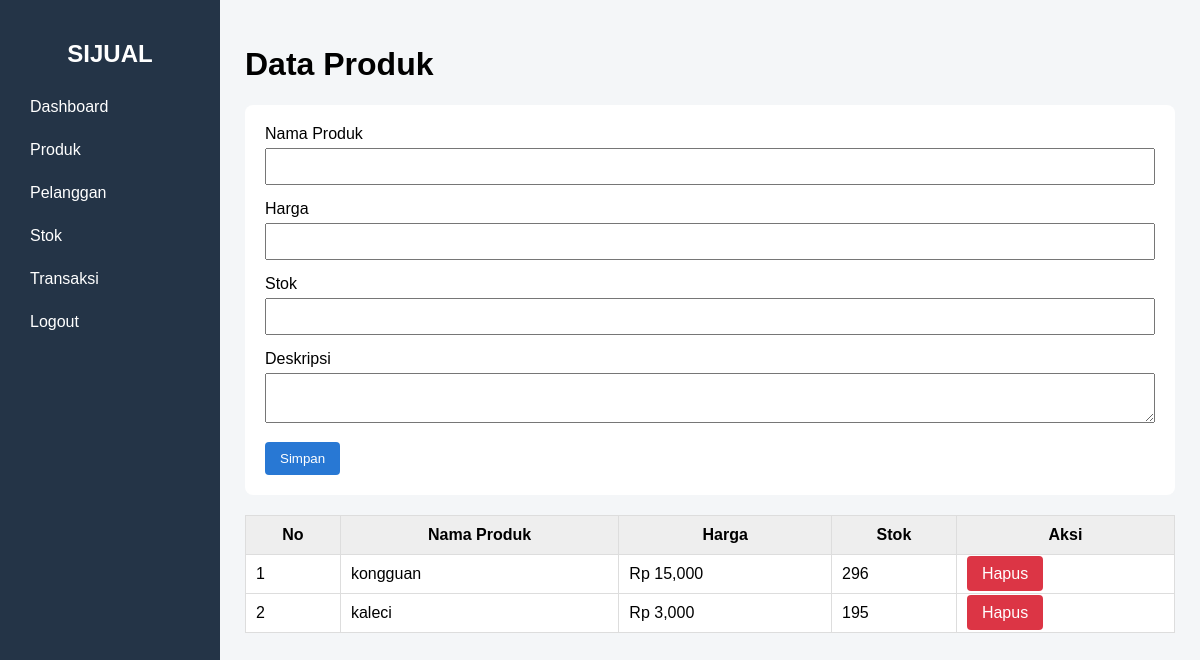
/admin/produk.php (signed in), run on the app's committed database.
### tables this page shows
CREATE TABLE `tb_produk` (
  `id_produk` int(11) NOT NULL,
  `nama_produk` varchar(100) NOT NULL,
  `harga` decimal(12,2) NOT NULL,
  `stok` int(11) NOT NULL DEFAULT 0,
  `deskripsi` text DEFAULT NULL
);

### admin/produk.php (the view, shortened to what this page needs)
<?php
include "../config/koneksi.php";
$data = mysqli_query(
    $koneksi,
    "SELECT * FROM tb_produk ORDER BY id_produk DESC"
);
?>
<!DOCTYPE html>
<html>
<head>
    <link rel="stylesheet" href="../css/style.css">
</head>
<body>
<div class="sidebar">
    <h2>SIJUAL</h2>
    <a href="dashboard.php">Dashboard</a>
    <a href="produk.php">Produk</a>
    <a href="pelanggan.php">Pelanggan</a>
    <a href="stok.php">Stok</a>
    <a href="transaksi.php">Transaksi</a>
    <a href="../logout.php">Logout</a>
</div>
<div class="main">
<h1>Data Produk</h1>
<div class="card">
<form method="POST">
    <label>Nama Produk</label>
    <input type="text" name="nama_produk" required>
    <label>Harga</label>
    <input type="number" name="harga" required>
    <label>Stok</label>
    <input type="number" name="stok" required>
    <label>Deskripsi</label>
    <textarea name="deskripsi"></textarea>
    <button name="simpan">Simpan</button>
</form>
</div>
<table>
<tr>
    <th>No</th>
    <th>Nama Produk</th>
    <th>Harga</th>
    <th>Stok</th>
    <th>Aksi</th>
</tr>
<?php
$no = 1;
while ($p = mysqli_fetch_assoc($data)) {
?>
<tr>
<td><?= $no++; ?></td>
<td><?= $p['nama_produk']; ?></td>
<td>Rp <?= number_format($p['harga']); ?></td>
<td><?= $p['stok']; ?></td>
<td>
<a
class="btn btn-danger"
onclick="return hapusData()"
href="?hapus=<?= $p['id_produk']; ?>">
Hapus
</a>
</td>
</tr>
<?php } ?>
</table>
</div>
</body>
</html>

### css/style.css (style rules this page uses)
* { box-sizing: border-box; }
body { margin: 0; font-family: Arial, sans-serif; background: #f4f6f8; }
.sidebar { width: 220px; height: 100vh; position: fixed; background: #243447; color: white; padding: 20px; }
.sidebar h2 { text-align: center; }
.sidebar a { display: block; color: white; text-decoration: none; padding: 10px; margin: 5px 0; }
.main { margin-left: 220px; padding: 25px; }
.card { background: white; padding: 20px; margin-bottom: 20px; border-radius: 8px; }
input, select, textarea { width: 100%; padding: 9px; margin: 5px 0 15px; }
button, .btn { background: #2878d4; color: white; border: none; padding: 9px 15px; text-decoration: none; cursor: pointer; border-radius: 4px; }
.btn-danger { background: #dc3545; }
table { width: 100%; border-collapse: collapse; background: white; }
th, td { border: 1px solid #ddd; padding: 10px; }
th { background: #eee; }

### data on the page
tb_produk: nama_produk "kongguan", harga "15,000", stok "296"
tb_produk: nama_produk "kaleci", harga "3,000", stok "195"
